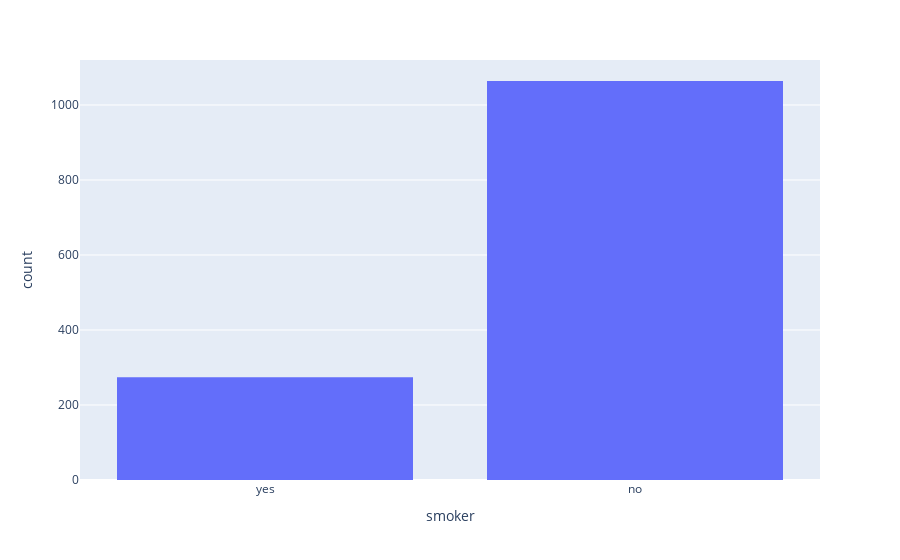

Notebook cell for this chart:
### Code cell
px.histogram(df,
             x='smoker').show()

### Figure 1 — Plotly figure (JSON) as saved in the notebook; plotly's stock layout.template omitted (floating-point values rounded to 4 significant figures; data arrays with more than 128 entries replaced by an {"elided": "..."} marker saying what was removed)
{"data": [{"bingroup": "x", "hovertemplate": "smoker=%{x}<br>count=%{y}<extra></extra>", "legendgroup": "", "marker": {"color": "#636efa", "pattern": {"shape": ""}}, "name": "", "orientation": "v", "showlegend": false, "type": "histogram", "x": {"elided": "1338 str values"}, "xaxis": "x", "yaxis": "y"}], "layout": {"barmode": "relative", "legend": {"tracegroupgap": 0}, "margin": {"t": 60}, "xaxis": {"anchor": "y", "domain": [0, 1], "title": {"text": "smoker"}}, "yaxis": {"anchor": "x", "domain": [0, 1], "title": {"text": "count"}}}}
